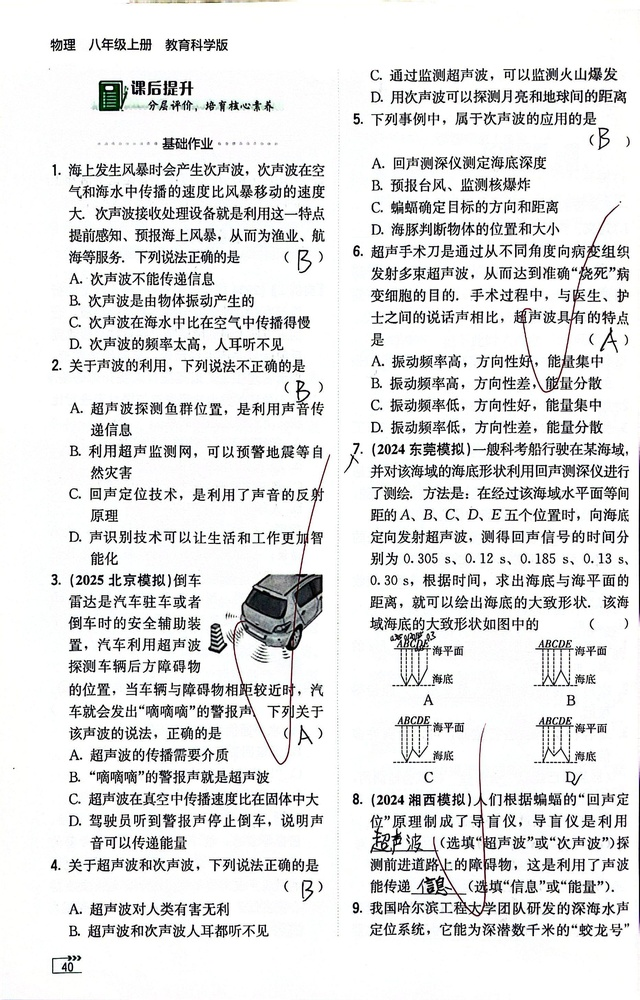
#> input picture samples/page_040.jpg, 640 x 1000 px, shrunk from 1864 x 2912 before the run
$ python pipeline.py ../samples/page_040.jpg
#> lines starting #> are read from the running program, lines starting #| are printed output that depends on the picture; after the words box and inside, x2 and y2 are one past the last pixel; in counts of white or black regions, pixels touching at a corner belong together
#> in process_image, img is the input picture: shape (1000, 640, 3); mean B, G, R 226.6, 226.5, 226.3
### src/red_mask_deep.py
"""
RubriClean Deep — 深度红笔检测
HSV + RGB + 局部红度 + 笔画膨胀 (diff=15) + Light-gated 晕影吸收 + 白色填充
适用场景: 扫描质量差、红笔偏黑偏暗，Standard 漏检时使用
"""

import cv2
import numpy as np
import json
import os


def load_config(json_path=None):
    """
    从 JSON 文件加载配置，返回兼容现有代码的字典。
    如文件不存在或未指定，返回内联 CONFIG 作为回退。
    """
    if json_path is None:
        json_path = os.path.join(os.path.dirname(__file__), "config.json")

    if os.path.exists(json_path):
        with open(json_path, "r", encoding="utf-8") as f:
            j = json.load(f)

        inpaint_method_map = {
            "telea": cv2.INPAINT_TELEA,
            "ns": cv2.INPAINT_NS,
        }

        return {
            "hsv_red1_lower": tuple(j["hsv"]["red1_lower"]),
            "hsv_red1_upper": tuple(j["hsv"]["red1_upper"]),
            "hsv_red2_lower": tuple(j["hsv"]["red2_lower"]),
            "hsv_red2_upper": tuple(j["hsv"]["red2_upper"]),
            "rgb_diff_threshold": j["rgb_diff"]["threshold"],
            "rgb_r_min": j["rgb_diff"]["r_min"],
            "local_r_advantage": j["local_contrast"]["r_advantage"],
            "local_r_min": j["local_contrast"]["r_min"],
            "local_proximity": j["local_contrast"]["proximity"],
            "morph_close_kernel": j["morphology"]["close_kernel"],
            "morph_open_kernel": j["morphology"]["open_kernel"],
            "gap_close_kernel": j["morphology"]["gap_close_kernel"],
            "stroke_dilate_iter": j["stroke_expand"]["dilate_iter"],
            "stroke_dilate_kernel": j["stroke_expand"]["dilate_kernel"],
            "safety_gray_tolerance": j["safety"]["gray_tolerance"],
            "inpaint_radius": j["inpainting"]["radius"],
            "inpaint_method": inpaint_method_map.get(
                j["inpainting"]["method"], cv2.INPAINT_TELEA),
            "border_width": j["border_removal"]["border_width"],
            "darkness_threshold": j["border_removal"]["darkness_threshold"],
            # 保留 JSON 原始信息
            "output_suffix": j["output"]["suffix"],
            "output_format": j["output"]["format"],
            "output_quality": j["output"]["quality"],
            "skip_if_no_red": j["output"]["skip_if_no_red"],
        }

    # 回退：内联 CONFIG
    return CONFIG


# ============================================================
# 可调参数（集中管理，方便调优）
# ============================================================
CONFIG = {
    # --- HSV 红色检测 ---
    # 红色在 Hue 环两端，OpenCV H 范围 0-180
    "hsv_red1_lower": (0, 50, 50),
    "hsv_red1_upper": (10, 255, 255),
    "hsv_red2_lower": (170, 50, 50),
    "hsv_red2_upper": (180, 255, 255),

    # --- RGB 差值检测（偏黑红笔）---
    "rgb_diff_threshold": 15,  # v3.1: 8→15, 与Senior对齐, 减少印刷字误检
    "rgb_r_min": 50,           # R 通道最小值，排除纯黑像素

    # --- 局部相对红度检测 ---
    "local_r_advantage": 5,    # R 相对于 G/B 的最小优势值
    "local_r_min": 30,         # 局部检测的最低 R 下限
    "local_proximity": 5,      # 必须靠近已知红色像素的半径

    # --- 笔画膨胀 ---
    "stroke_dilate_iter": 3,
    "stroke_dilate_kernel": 5,
    # 自适应双通道膨胀 (改进C)
    "use_dual_dilate": False,       # 启用双通道膨胀
    "dual_dilate_fine_kernel": 3,   # 细笔画核
    "dual_dilate_fine_iter": 1,     # 细笔画迭代
    "dual_dilate_coarse_kernel": 7, # 粗笔画核
    "dual_dilate_coarse_iter": 2,   # 粗笔画迭代

    # --- 间隙填充 ---
    "gap_close_kernel": 7,     # 最终闭运算核大小

    # --- CLAHE 预处理 (改进A) ---
    "use_clahe": False,
    "clahe_clip": 2.0,
    "clahe_tile": [8, 8],

    # --- 连通域去噪 (改进B) ---
    "use_component_filter": False,  # 是否启用连通域过滤
    "component_min_area": 10,       # 最小连通域面积（小于此值视为噪声）

    # --- 安全阈值 ---
    "safety_gray_tolerance": 5,  # R/G/B 差异小于此值视为纯灰度，绝不删除

    # --- 形态学 ---
    "morph_close_kernel": 5,   # 闭运算核大小
    "morph_open_kernel": 3,    # 开运算核大小

    # --- Inpainting ---
    "inpaint_radius": 5,       # 修复半径
    "inpaint_method": cv2.INPAINT_TELEA,  # Telea 算法

    # --- Light-gated 晕影吸收 ---
    "fringe_dilate_px": 13,       # 膨胀半径 (px)
    "fringe_light_thresh": 200,   # min(R,G,B) > 此值才吸收，保护黑笔笔画
}


def preprocess_clahe(image, config=None):
    """
    CLAHE 自适应对比度增强 — 改进 A。
    在 LAB 色彩空间对亮度通道做局部直方图均衡化，
    让不同扫描亮度的页面统一到相似水平。
    """
    cfg = config or CONFIG
    if not cfg.get("use_clahe", False):
        return image
    lab = cv2.cvtColor(image, cv2.COLOR_BGR2LAB)
    l, a, b = cv2.split(lab)
    clahe = cv2.createCLAHE(
        clipLimit=cfg.get("clahe_clip", 2.0),
        tileGridSize=tuple(cfg.get("clahe_tile", [8, 8])))
    l = clahe.apply(l)
    lab = cv2.merge([l, a, b])
    return cv2.cvtColor(lab, cv2.COLOR_LAB2BGR)


def detect_red_hsv(image, config=None):
    """
    基于 HSV 色彩空间检测标准红色笔迹。
    """
    cfg = config or CONFIG
    hsv = cv2.cvtColor(image, cv2.COLOR_BGR2HSV)
#> hsv: shape (1000, 640, 3); mean H, S, V 43.3, 4.9, 227.1

    lower1 = np.array(cfg["hsv_red1_lower"])
    upper1 = np.array(cfg["hsv_red1_upper"])
    lower2 = np.array(cfg["hsv_red2_lower"])
    upper2 = np.array(cfg["hsv_red2_upper"])

    mask1 = cv2.inRange(hsv, lower1, upper1)
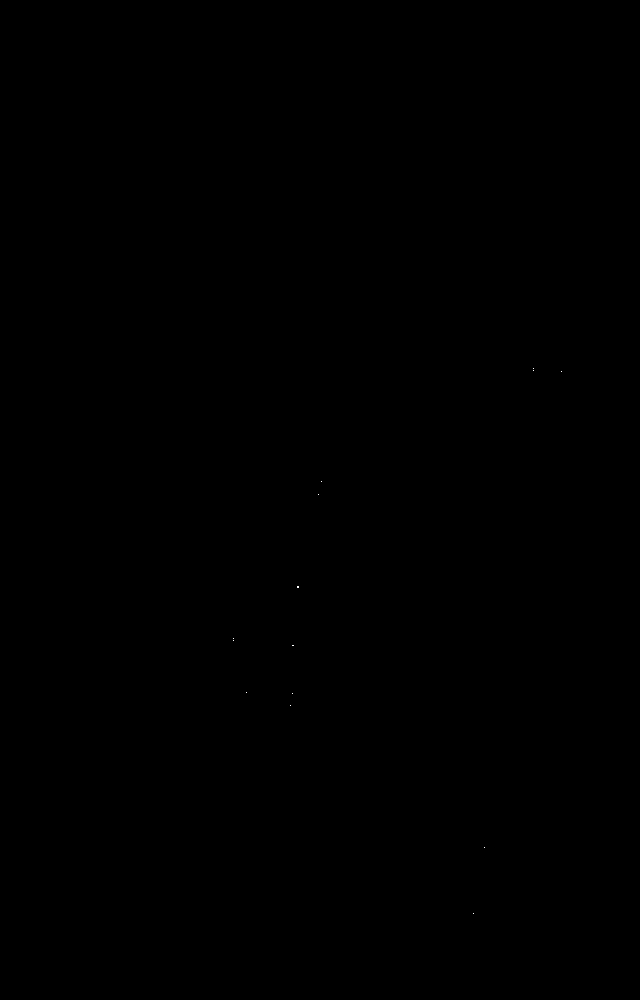
#> mask1: shape (1000, 640); 0% white in thin lines or dots, all inside (x1, y1, x2, y2) = (233, 368, 562, 914)
    mask2 = cv2.inRange(hsv, lower2, upper2)
#> mask2: shape (1000, 640); 0.1% white in thin lines or dots, all inside (x1, y1, x2, y2) = (233, 217, 607, 916)

    return cv2.bitwise_or(mask1, mask2)


def detect_red_rgb_diff(image, config=None):
    """
    基于 RGB 通道差值检测偏黑/偏暗的红色笔迹。

    原理：红色墨水在 R 通道很强，G/B 通道很弱。
    即使扫描变暗，R 通道仍明显高于 G/B。
    """
    cfg = config or CONFIG

    r = image[:, :, 2].astype(np.int16)
    g = image[:, :, 1].astype(np.int16)
    b = image[:, :, 0].astype(np.int16)

    diff = r - np.maximum(g, b)
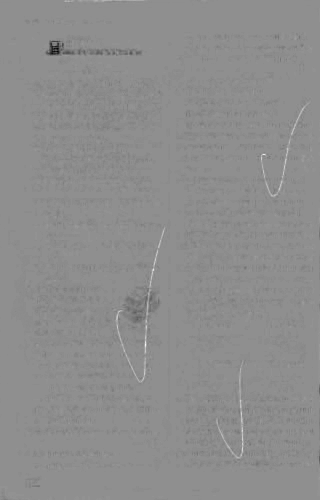
#> diff: shape (1000, 640) int16 (shown at 1/2 size); min -62, max 48, mean -0.8; drawn with min black and max white
    mask = (diff > cfg["rgb_diff_threshold"]) & (r > cfg["rgb_r_min"])
#> mask: shape (1000, 640) bool; 0.14% white in thin lines or dots, all inside (x1, y1, x2, y2) = (136, 0, 608, 916)

    return mask.astype(np.uint8) * 255


# [8 lines left out: function _is_grayscale_pixel, not called in this run]


def detect_red_local_contrast(image, seed_mask, config=None):
    """
    局部相对红度检测：找出种子掩码附近、R 通道相对占优的暗像素。

    原理：偏黑红笔的 RGB 绝对值都低（暗），但在局部比较时，
    R 通道仍略微高于 G 和 B。而真正的印刷黑字 R≈G≈B。

    安全机制：
    1. 仅在与 seed_mask 接近的区域内搜索
    2. 绝对排除 R≈G≈B 的纯灰度像素
    3. R 必须同时大于 G 且大于 B
    """
    cfg = config or CONFIG

    r = image[:, :, 2].astype(np.int16)
    g = image[:, :, 1].astype(np.int16)
    b = image[:, :, 0].astype(np.int16)

    # 条件 1: R 同时大于 G 和 B（相对优势）
    r_dominant = (r > g + cfg["local_r_advantage"]) & (r > b + cfg["local_r_advantage"])
#> r_dominant: shape (1000, 640) bool; 0.51% white in thin lines or dots, all inside (x1, y1, x2, y2) = (128, 0, 623, 917)

    # 条件 2: R 不能太低（排除噪声）
    r_enough = r > cfg["local_r_min"]
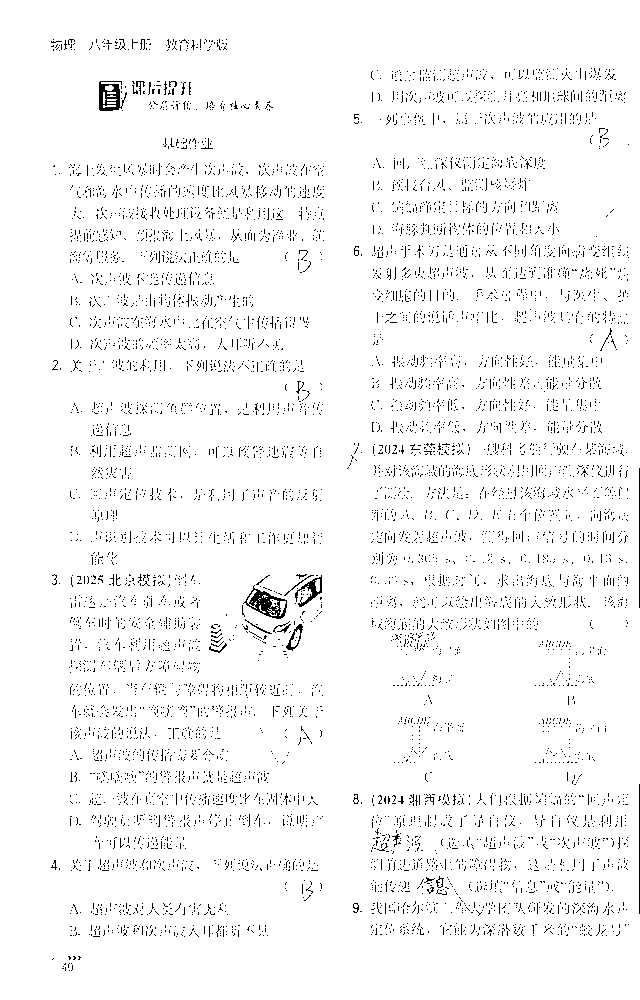
#> r_enough: shape (1000, 640) bool; 96.7% white; black in thin lines or dots, all inside (x1, y1, x2, y2) = (51, 39, 640, 971)

    # 条件 3: 排除纯灰度像素
    gray_tol = cfg["safety_gray_tolerance"]
    not_gray = ~((abs(r - g) <= gray_tol) &
                 (abs(g - b) <= gray_tol) &
                 (abs(r - b) <= gray_tol))
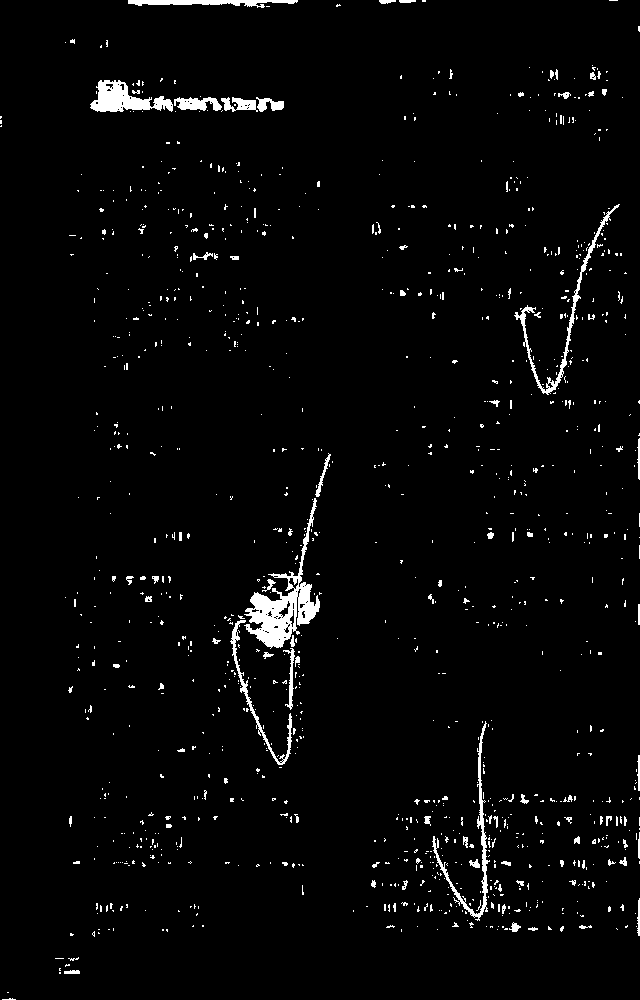
#> not_gray: shape (1000, 640) bool; 2.7% white; 1146 white regions (1055 under 20 px), largest, box (x1, y1, x2, y2) and area: (244, 498, 320, 649) 3006, (90, 80, 173, 112) 1384, (514, 204, 620, 395) 1123

    candidate = (r_dominant & r_enough & not_gray).astype(np.uint8) * 255
#> candidate: shape (1000, 640); 0.47% white in thin lines or dots, all inside (x1, y1, x2, y2) = (128, 0, 618, 917)

    # 条件 4: 必须靠近已知红色像素（空间邻近性）
    proximity = cfg["local_proximity"]
    kernel = cv2.getStructuringElement(
        cv2.MORPH_ELLIPSE, (proximity * 2 + 1, proximity * 2 + 1))
    seed_dilated = cv2.dilate(seed_mask, kernel, iterations=1)
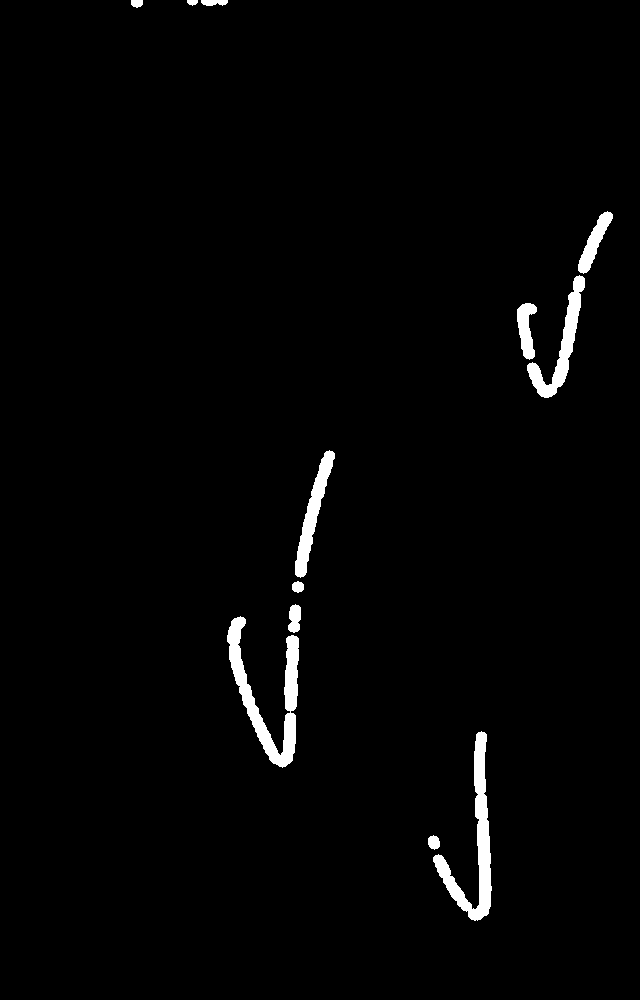
#> seed_dilated: shape (1000, 640); 1.9% white; 12 white regions, largest, box (x1, y1, x2, y2) and area: (227, 616, 299, 768) 3367, (433, 731, 492, 921) 2979, (527, 275, 585, 398) 1843

    return cv2.bitwise_and(candidate, seed_dilated)
#> returned value: shape (1000, 640); 0.43% white in thin lines or dots, all inside (x1, y1, x2, y2) = (131, 0, 611, 917)


def expand_along_strokes(mask, image, config=None):
    """
    沿笔画方向膨胀掩码（改进C：双通道模式）。
    默认：单通道固定核膨胀。
    双通道模式：细笔画用小核保守膨胀 + 粗笔画用大核激进膨胀 → 取并集。

    安全机制：只扩展到"偏暗"的像素（笔画区域），不扩展到亮背景。
    """
    cfg = config or CONFIG
    gray = cv2.cvtColor(image, cv2.COLOR_BGR2GRAY)
    dark_pixels = (gray < 180).astype(np.uint8) * 255

    # 排除纯灰度像素（黑字保护）
    r = image[:, :, 2].astype(np.int16)
    g = image[:, :, 1].astype(np.int16)
    b = image[:, :, 0].astype(np.int16)
    gray_tol = cfg["safety_gray_tolerance"]
    is_gray = ((abs(r - g) <= gray_tol) &
               (abs(g - b) <= gray_tol) &
               (abs(r - b) <= gray_tol))
    not_gray = (~is_gray).astype(np.uint8) * 255

    if cfg.get("use_dual_dilate", False):
        # 细笔画通道：小核保守
        k_fine = cfg["dual_dilate_fine_kernel"]
        kernel_fine = cv2.getStructuringElement(cv2.MORPH_ELLIPSE, (k_fine, k_fine))
        fine = cv2.dilate(mask, kernel_fine, iterations=cfg["dual_dilate_fine_iter"])

        # 粗笔画通道：大核激进
        k_coarse = cfg["dual_dilate_coarse_kernel"]
        kernel_coarse = cv2.getStructuringElement(cv2.MORPH_ELLIPSE, (k_coarse, k_coarse))
        coarse = cv2.dilate(mask, kernel_coarse, iterations=cfg["dual_dilate_coarse_iter"])

        # 合并两通道
        expanded = cv2.bitwise_or(fine, coarse)
    else:
        k_size = cfg["stroke_dilate_kernel"]
        kernel = cv2.getStructuringElement(cv2.MORPH_ELLIPSE, (k_size, k_size))
        expanded = cv2.dilate(mask, kernel, iterations=cfg["stroke_dilate_iter"])

    # 安全约束
    expanded = cv2.bitwise_and(expanded, dark_pixels)
    expanded = cv2.bitwise_and(expanded, not_gray)

    new_only = cv2.bitwise_and(expanded, cv2.bitwise_not(mask))
    return cv2.bitwise_or(mask, new_only), new_only


def remove_black_border(image, border_width=20, darkness_threshold=40):
    """
    检测并排除扫描件四周的黑边区域。
    """
#> called with border_width = 20, darkness_threshold = 40
    h, w = image.shape[:2]
    gray = cv2.cvtColor(image, cv2.COLOR_BGR2GRAY)
    border_mask = np.zeros((h, w), dtype=np.uint8)

    border_mask[:border_width, :] = 255
    border_mask[h - border_width:, :] = 255
    border_mask[:, :border_width] = 255
    border_mask[:, w - border_width:] = 255

    border_mask = cv2.bitwise_and(border_mask, cv2.threshold(
        gray, darkness_threshold, 255, cv2.THRESH_BINARY_INV)[1])
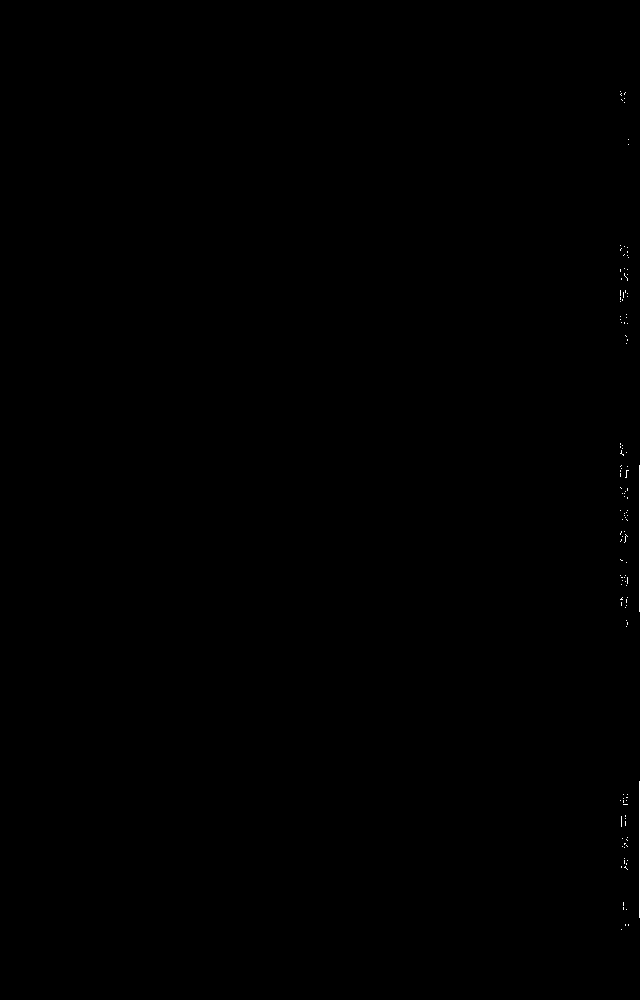
#> border_mask: shape (1000, 640); 0.09% white in thin lines or dots, all inside (x1, y1, x2, y2) = (620, 91, 640, 930)

    return border_mask


def merge_masks(mask_hsv, mask_rgb, mask_local=None, border_mask=None, config=None):
    """
    融合 HSV、RGB 差值和局部红度掩码，排除黑边。
    """
    cfg = config or CONFIG

    merged = cv2.bitwise_or(mask_hsv, mask_rgb)
    if mask_local is not None:
        merged = cv2.bitwise_or(merged, mask_local)

    if border_mask is not None:
        merged = cv2.bitwise_and(merged, cv2.bitwise_not(border_mask))

    # 闭运算：连接断裂笔画
    kernel_close = cv2.getStructuringElement(
        cv2.MORPH_ELLIPSE, (cfg["morph_close_kernel"], cfg["morph_close_kernel"]))
    merged = cv2.morphologyEx(merged, cv2.MORPH_CLOSE, kernel_close)
#> merged: shape (1000, 640); 0.48% white; 15 white regions (2 under 20 px), largest, box (x1, y1, x2, y2) and area: (436, 732, 488, 917) 782, (230, 620, 292, 765) 625, (530, 276, 582, 394) 492

    # 开运算：去除孤立噪声
    kernel_open = cv2.getStructuringElement(
        cv2.MORPH_ELLIPSE, (cfg["morph_open_kernel"], cfg["morph_open_kernel"]))
    merged = cv2.morphologyEx(merged, cv2.MORPH_OPEN, kernel_open)
#> merged: shape (1000, 640); 0.42% white; 41 white regions (13 under 20 px), largest, box (x1, y1, x2, y2) and area: (250, 706, 291, 765) 270, (230, 620, 245, 683) 210, (582, 212, 611, 271) 199
#> (the rest of the program and of its run is left out)
